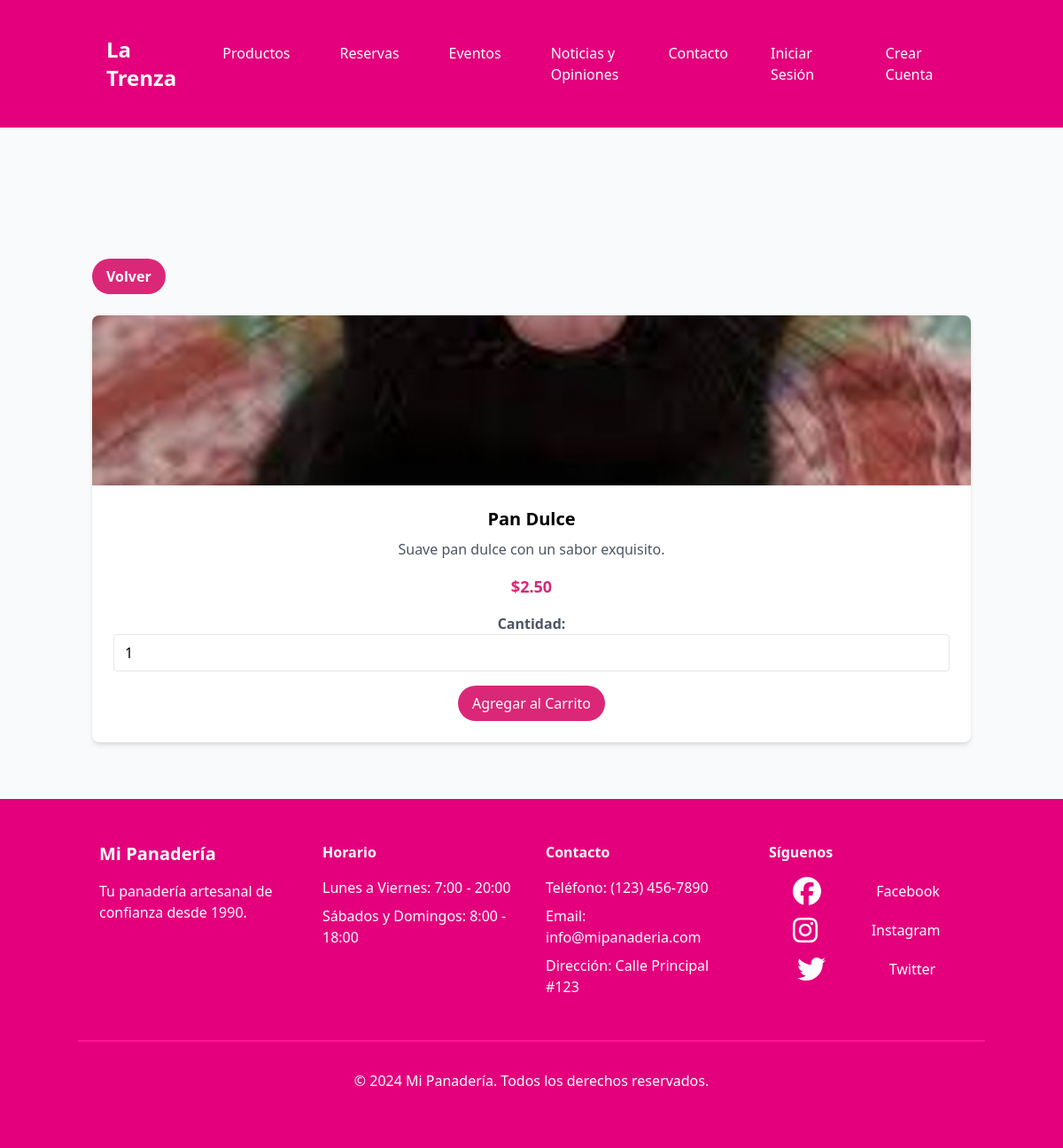
Screenshot of /productos/producto.php?id=4 with the database file from the repository.
### tables this page shows
CREATE TABLE `fotos` (
  `id_foto` int(11) NOT NULL,
  `id_producto` int(11) NOT NULL,
  `url_foto` varchar(255) NOT NULL
);

CREATE TABLE `productos` (
  `id_producto` int(11) NOT NULL,
  `nombre_producto` varchar(100) NOT NULL,
  `descripcion` text DEFAULT NULL,
  `precio` decimal(10,2) NOT NULL,
  `categoria` int(11) DEFAULT NULL,
  `stock` int(11) DEFAULT 0
);

### productos/producto.php (the view, shortened to what this page needs)
<?php
$default_image = 'files/cot.jpg';
$id_producto = isset($_GET['id']) ? (int) $_GET['id'] : 0;
if ($id_producto > 0) {
    $producto = getProductoById($id_producto);
} else {
    $producto = null;
}
function getProductoById($id_producto)
{
    $conn = Conexion::getInstance()->getConnection();
    $query = '
        SELECT
            p.id_producto,
            p.nombre_producto,
            p.descripcion,
            p.precio,
            f.url_foto
        FROM productos p
        LEFT JOIN fotos f ON p.id_producto = f.id_producto
        WHERE p.id_producto = :id_producto
    ';
    $stmt = $conn->prepare($query);
    $stmt->bindParam(':id_producto', $id_producto, PDO::PARAM_INT);
    $stmt->execute();
    return $stmt->fetchAll(PDO::FETCH_ASSOC);
}
?>
<?php include('../header.php'); ?>
<section class="py-16 bg-gray-50">
    <div class="container mx-auto px-4">
        <a href="javascript:history.back()"
            class="inline-block mb-6 py-2 px-4 bg-pink-600 text-white font-bold rounded-full hover:bg-pink-700 transition-colors duration-300">
            Volver
        </a>
        <?php if ($producto && !empty($producto)): ?>
            <?php
            $prod = $producto[0];
            $fotos_urls = [];
            foreach ($producto as $prodItem) {
                if (!empty($prodItem['url_foto'])) {
                    $fotos_urls[] = $prodItem['url_foto'];
                }
            }
            $primary_image = !empty($fotos_urls[0]) ? $fotos_urls[0] : $default_image;
            ?>
            <div
                class="product-card bg-white rounded-lg shadow-md overflow-hidden text-center hover:shadow-lg transition-shadow duration-300">
                <div class="h-48 overflow-hidden relative group">
                    <a href="<?php echo htmlspecialchars($primary_image); ?>" target="_blank" class="block h-full">
                        <img src="<?php echo htmlspecialchars($primary_image); ?>"
                            alt="<?php echo htmlspecialchars($prod['nombre_producto']); ?>"
                            class="w-full h-full object-cover transition-transform duration-300 group-hover:scale-105"
                            loading="lazy" onerror="this.src='<?php echo $default_image; ?>'">
                    </a>
                </div>
                <div class="p-6">
                    <h3 class="text-xl font-bold mb-2 text-black">
                        <?php echo htmlspecialchars($prod['nombre_producto']); ?>
                    </h3>
                    <?php if (!empty($prod['descripcion'])): ?>
                        <p class="text-gray-600 mb-4 line-clamp-2">
                            <?php echo htmlspecialchars($prod['descripcion']); ?>
                        </p>
                    <?php endif; ?>
                    <p class="text-lg font-bold text-pink-600 mb-4">
                        $<?php echo number_format($prod['precio'], 2); ?>
                    </p>
                    <form id="add-to-cart-form" action="producto.php" method="POST">
                        <label for="cantidad" class="text-gray-600 font-semibold">Cantidad:</label>
                        <input type="number" id="cantidad" name="cantidad" min="1" value="1" class="border rounded py-2 px-3 mb-4 w-full" required>
                        <button type="submit"
                            class="bg-pink-600 text-white py-2 px-4 rounded-full hover:bg-pink-700 transition-colors duration-300">
                            Agregar al Carrito
                        </button>
                    </form>
                </div>
            </div>
        <?php else: ?>
            <div class="col-span-3 text-center text-gray-600 py-8">
                <p>No se encontró el producto.</p>
            </div>
        <?php endif; ?>
    </div>
</section>
<?php include('../footer.php'); ?>

### css/home-styles.css (style rules this page uses)
.product-card { transition: transform 0.3s ease, box-shadow 0.3s ease; transform-style: preserve-3d; }

### rows the page displays
fotos: id_producto.nombre_producto "Pan Dulce", id_producto.descripcion "Suave pan dulce con un sabor exquisito.", id_producto.precio "2.50"

### other values shown
SITE_NAME "La Trenza"
